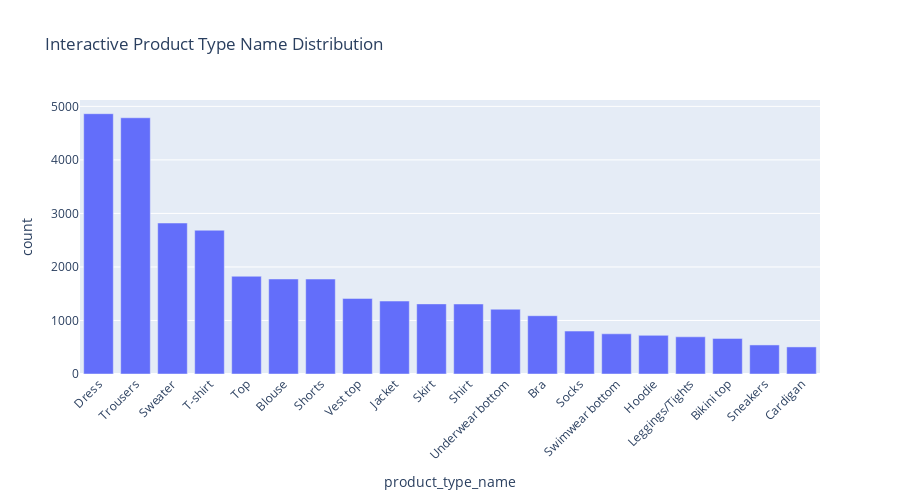
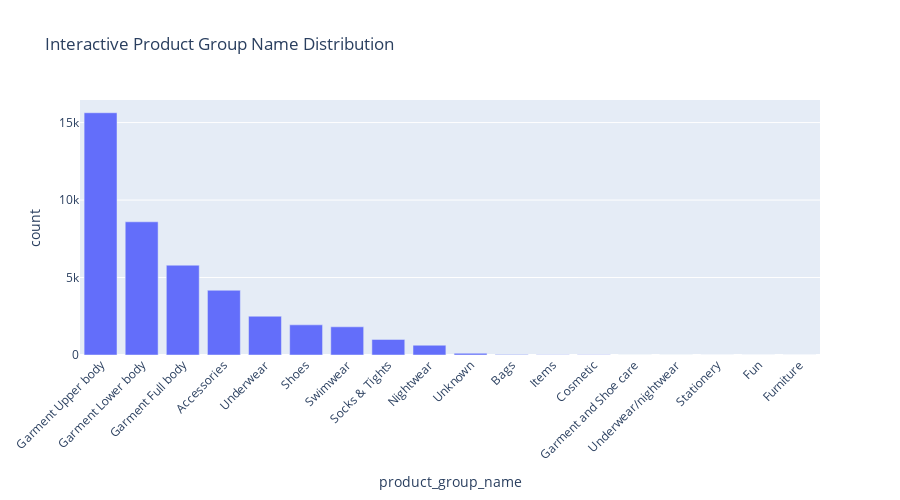

Notebook code cell kept with these figures, in order:
### Markdown cell above
## 8. Interactive Visualisations

### Code cell
# Create interactive visualisations using Plotly
print("📊 Interactive Article Analytics")

# Interactive categorical feature distribution
if categorical_features:
    for feature in categorical_features[:2]:  # Show first 2 categorical features
        if feature in df.columns:
            # Get category counts
            category_counts = (
                df.group_by(feature)
                .count()
                .sort('count', descending=True)
                .head(20)  # Top 20 categories
                .to_pandas()
            )
            
            # Create interactive bar chart
            fig = px.bar(
                category_counts,
                x=feature,
                y='count',
                title=f'Interactive {feature.replace("_", " ").title()} Distribution',
                hover_data=['count']
            )
            
            fig.update_layout(
                xaxis_tickangle=-45,
                height=500,
                showlegend=False
            )
            
            fig.show()

# Interactive correlation heatmap (subset of features)
if len(correlation_features) > 2:
    # Use subset for interactive visualisation
    subset_features = correlation_features[:15]  # First 15 features
    corr_subset = df.select(subset_features).to_pandas().fillna(0).corr()
    
    fig_corr = px.imshow(
        corr_subset,
        text_auto=True,
        aspect="auto",
        title="Interactive Article Feature Correlation Matrix",
        color_continuous_scale='RdBu_r',
        color_continuous_midpoint=0
    )
    
    fig_corr.update_layout(height=600)
    fig_corr.show()

# Interactive 3D cluster visualisation
if 'final_clusters' in locals() and len(clustering_features) >= 3:
    # Sample data for performance
    sample_size = min(2000, df.height)
    sample_indices = np.random.choice(df.height, sample_size, replace=False)
    
    sample_data = cluster_df.iloc[sample_indices].copy()
    
    if len(clustering_features) >= 3:
        fig_3d = px.scatter_3d(
            sample_data,
            x=clustering_features[0],
            y=clustering_features[1],
            z=clustering_features[2],
            color='cluster',
            title='Interactive 3D Article Clustering View',
            hover_data=['article_id'],
            color_continuous_scale='viridis'
        )
        
        fig_3d.update_layout(height=600)
        fig_3d.show()

# Interactive embedding space visualisation (if available)
if text_embedding_features and len(text_embedding_features) >= 2:
    # Use first two embedding dimensions
    embed_sample = df.select(['article_id'] + text_embedding_features[:2]).to_pandas().sample(
        min(1000, df.height)
    )
    
    fig_embed = px.scatter(
        embed_sample,
        x=text_embedding_features[0],
        y=text_embedding_features[1],
        title='Interactive Embedding Space Visualisation',
        hover_data=['article_id'],
        opacity=0.6
    )
    
    fig_embed.update_layout(height=500)
    fig_embed.show()

### Figure 1 — Plotly figure (JSON) as saved in the notebook; plotly's stock layout.template omitted (floating-point values rounded to 4 significant figures)
{"data": [{"alignmentgroup": "True", "hovertemplate": "product_type_name=%{x}<br>count=%{y}<extra></extra>", "legendgroup": "", "marker": {"color": "#636efa", "pattern": {"shape": ""}}, "name": "", "offsetgroup": "", "orientation": "v", "showlegend": false, "textposition": "auto", "type": "bar", "x": ["Dress", "Trousers", "Sweater", "T-shirt", "Top", "Blouse", "Shorts", "Vest top", "Jacket", "Skirt", "Shirt", "Underwear bottom", "Bra", "Socks", "Swimwear bottom", "Hoodie", "Leggings/Tights", "Bikini top", "Sneakers", "Cardigan"], "xaxis": "x", "y": [4863, 4787, 2821, 2686, 1826, 1775, 1774, 1412, 1363, 1310, 1308, 1210, 1089, 802, 751, 722, 695, 665, 543, 506], "yaxis": "y"}], "layout": {"barmode": "relative", "height": 500, "legend": {"tracegroupgap": 0}, "showlegend": false, "title": {"text": "Interactive Product Type Name Distribution"}, "xaxis": {"anchor": "y", "domain": [0, 1], "tickangle": -45, "title": {"text": "product_type_name"}}, "yaxis": {"anchor": "x", "domain": [0, 1], "title": {"text": "count"}}}}

### Figure 2 — Plotly figure (JSON) as saved in the notebook; plotly's stock layout.template omitted (floating-point values rounded to 4 significant figures)
{"data": [{"alignmentgroup": "True", "hovertemplate": "product_group_name=%{x}<br>count=%{y}<extra></extra>", "legendgroup": "", "marker": {"color": "#636efa", "pattern": {"shape": ""}}, "name": "", "offsetgroup": "", "orientation": "v", "showlegend": false, "textposition": "auto", "type": "bar", "x": ["Garment Upper body", "Garment Lower body", "Garment Full body", "Accessories", "Underwear", "Shoes", "Swimwear", "Socks & Tights", "Nightwear", "Unknown", "Bags", "Items", "Cosmetic", "Garment and Shoe care", "Underwear/nightwear", "Stationery", "Fun", "Furniture"], "xaxis": "x", "y": [15635, 8596, 5796, 4179, 2503, 1947, 1820, 1005, 631, 111, 25, 15, 13, 8, 7, 4, 2, 1], "yaxis": "y"}], "layout": {"barmode": "relative", "height": 500, "legend": {"tracegroupgap": 0}, "showlegend": false, "title": {"text": "Interactive Product Group Name Distribution"}, "xaxis": {"anchor": "y", "domain": [0, 1], "tickangle": -45, "title": {"text": "product_group_name"}}, "yaxis": {"anchor": "x", "domain": [0, 1], "title": {"text": "count"}}}}
